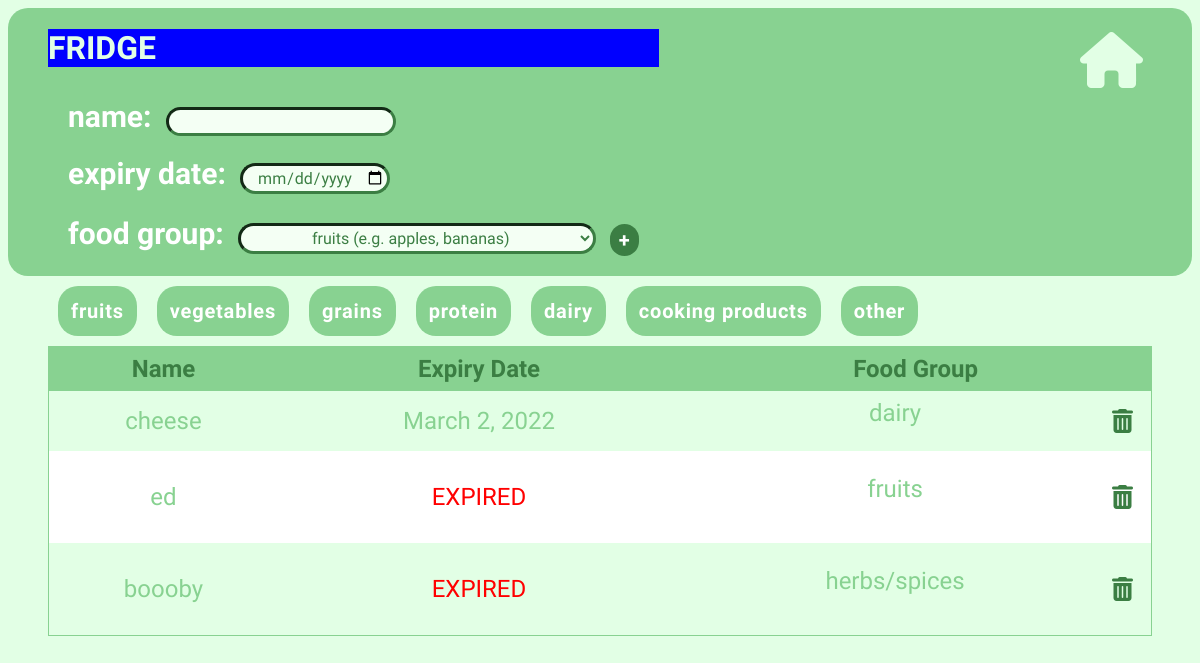
The app's page /fridge/, older data.
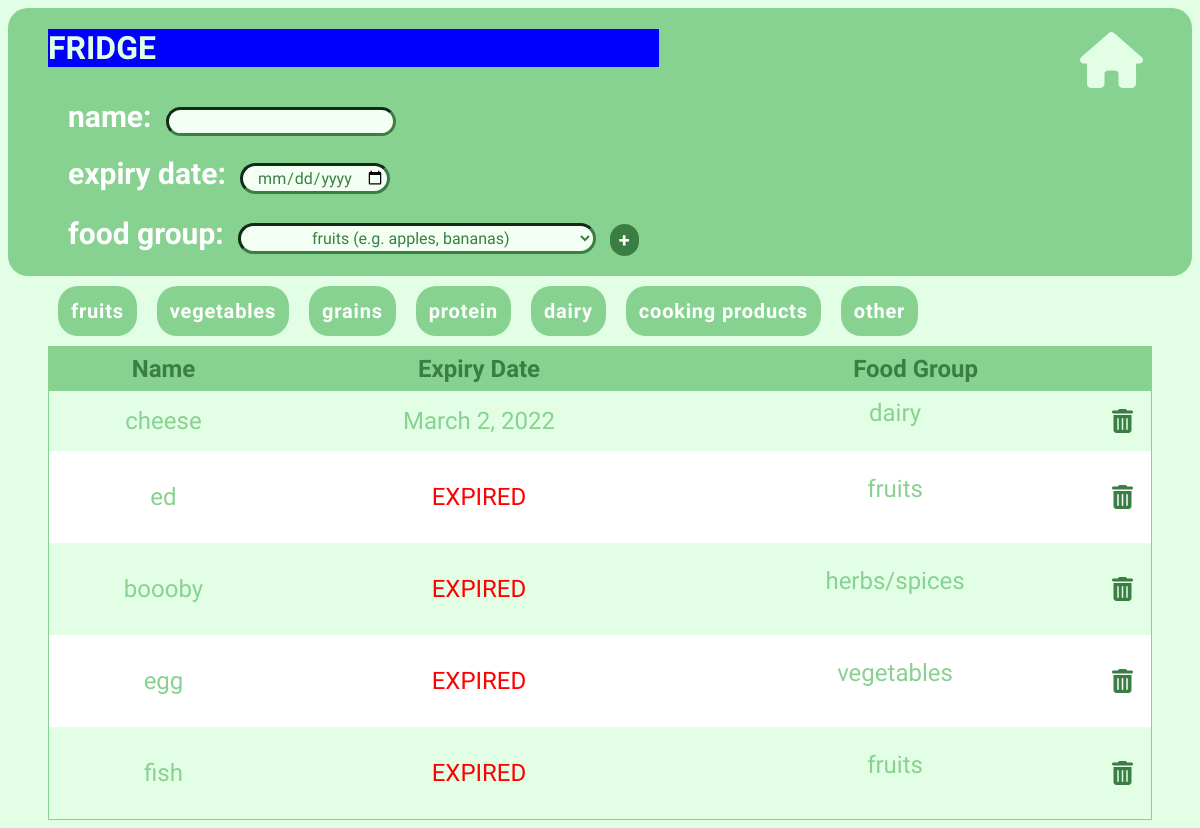
The same page, newer data.
### base/models.py (models this page shows, shortened)
class FoodItem(models.Model):
    name = models.TextField(null=True, blank=False)
    expiry_date = models.DateField(null=True, blank=False)
    food_group = models.TextField(choices=FOOD_GROUPS, default="other")
    @property
    def is_expired(self):
        return self.expiry_date <= date.today()
    @property
    def is_expiring_soon(self):
        return self.expiry_date <= date.today() + timedelta(days=5)

### base/views.py (the view, shortened to what this page needs)
# urls.py: path('fridge/', FridgeHome.as_view(), name='fridge'),
class FridgeHome(TemplateView):
    model = FoodItem
    template_name = "base/fridge_home.html"
    def get_context_data(self, **kwargs):
        context = super(FridgeHome, self).get_context_data(**kwargs)
        context['food_items'] = FoodItem.objects.all()
        return context

### base/templates/base/fridge_home.html (shortened to what this page needs)
{% load static %}
<!DOCTYPE html>
<html lang="en">
<head>
    <link rel="stylesheet" type="text/css" href="{% static 'fridge_style.css' %}?{% now "U" %}">
</head>
<body>
    <div class="header">
        <div id="input-column">
        <h1 id="fridge">FRIDGE</h1>
                <form method="POST">
                    <div id="input">
                        <label for="name">name:</label>
                        <input id="name" name="name" required>
                    </div>
                    <div id="input">
                        <label for="expiry">expiry date:</label>
                        <input type="date" id="expiry" name="expiry" required>
                    </div>
                    <div id="input">
                        <label for="food_group">food group:</label>
                        <select name="food_group" id="food_group" required>
                            <option value="fruits">fruits (e.g. apples, bananas)</option>
                        </select>
                        <button type="submit" id="add" name="add_button">+</button>
                    </div>
                </form>
            </div>
        <div class="home-button"><a href="{% url 'main' %}" ><i class="fa fa-home fa-3x" aria-hidden="true"></i></a></div>
    </div>
    <div class="row">
        <button type="submit" name="fruits">fruits</button>
        <button type="submit" name="vegetables">vegetables</button>
        <button type="submit" name="grains">grains</button>
        <button type="submit" name="protein">protein</button>
        <button type="submit" name="dairy">dairy</button>
        <button type="submit" name="cooking products">cooking products</button>
        <button type="submit" name="other">other</button>
    </div>
    <div class="row">
        <table id="fridge-table">
            <thead>
                <tr>
                    <th>Name</th>
                    <th>Expiry Date</th>
                    <th>Food Group</th>
                </tr>
            </thead>
            <tbody>
            {% for item in food_items %}
            <tr>
                <td class="name">{{ item.name }}</td>
                <td class="expiry date">
                    {% if item.is_expired %}
                        <p>EXPIRED</p>
                    {% elif item.is_expiring_soon %}
                        <p>{{ item.expiry_date }}</p>
                    {% else %}
                        {{ item.expiry_date }}
                    {% endif %}
                </td>
                <td class="food group">{{ item.food_group }}
                    <a href="{% url 'fridge-update' item.id %}"><i class="fa fa-trash" aria-hidden="true"></i></a>
                </td>
            </tr>
            {% endfor %}
        </tbody>
        </table>
        </div>
</body>
</html>

Row changes from the older to the newer data that the page shows:
added FoodItem: name "egg", expiry_date "EXPIRED", food_group "vegetables"
added FoodItem: name "fish", expiry_date "EXPIRED", food_group "fruits"
